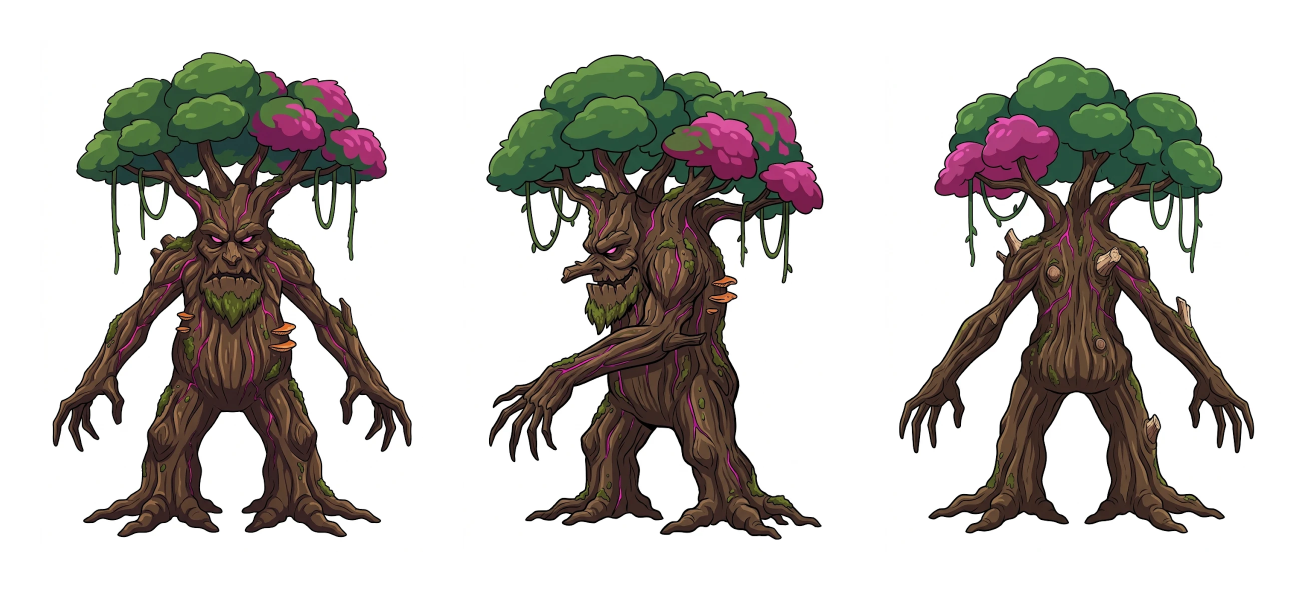
#> input picture docs/renders/espinheira_ia/conceito/folha.png, 2615 x 1184 px (shown at 1/2 size)
$ python face_sheet.py ../docs/renders/espinheira_ia/conceito/folha.png 1.0 1.0 ../docs/renders/espinheira_ia/conceito/folha.png ../docs/renders/espinheira_ia/conceito/folha.png
#> lines starting #> are read from the running program, lines starting #| are printed output that depends on the picture
# Monta a folha de comparação do rosto (requer Pillow).
# python tools/face_sheet.py <render.png> <queixo_z> <altura_cabeca> <referencia.png> <folha.png>
# Desenha as linhas de proporção de um rosto humano adulto sobre o render (câmera de face_compare.py)
# e coloca os rostos de referência ao lado.
import sys
from PIL import Image, ImageDraw

render, chin, H, ref, out = sys.argv[1], float(sys.argv[2]), float(sys.argv[3]), sys.argv[4], sys.argv[5]
PX = 1800 / 0.9            # px por metro (ortho 0,9 m em 1800 px)
im = Image.open(render).convert("RGB")
#> im is the input picture: PIL image 2615x1184 RGB; mean R, G, B 195.5, 191.8, 187.7
cy = im.height / 2         # centro da imagem = queixo + H/2
#> cy = 592


def zpx(frac):
    return cy - (frac - 0.5) * H * PX


# frações da altura queixo->topo do crânio (cânone de Loomis para adulto)
GUIDES = [(1.0, "topo do crânio"), (0.78, "linha do cabelo"), (0.57, "sobrancelhas"), (0.5, "olhos"),
          (0.28, "base do nariz"), (0.2, "boca"), (0.0, "queixo")]
d = ImageDraw.Draw(im)
for frac, label in GUIDES:
    y = zpx(frac)
    d.line([(0, y), (im.width, y)], fill=(90, 200, 255), width=1)
    d.text((6, y - 12), label, fill=(150, 220, 255))
# largura ideal do rosto nas maçãs (~0,62 H) na vista frontal
fx = im.width / 2 - 0.3 * PX     # vista frontal fica 0,3 m à esquerda do centro
#> fx = 707.5
hw = 0.31 * H * PX
for x in (fx - hw, fx + hw):
    d.line([(x, zpx(0.15)), (x, zpx(0.75))], fill=(255, 170, 60), width=1)
d.text((fx - hw, zpx(0.75) - 14), "largura ideal (0,62 H)", fill=(255, 190, 90))

r = Image.open(ref).convert("RGB")
r = r.resize((int(r.width * im.height / r.height), im.height), Image.LANCZOS)
sheet = Image.new("RGB", (r.width + im.width, im.height), (20, 20, 22))
sheet.paste(r, (0, 0))
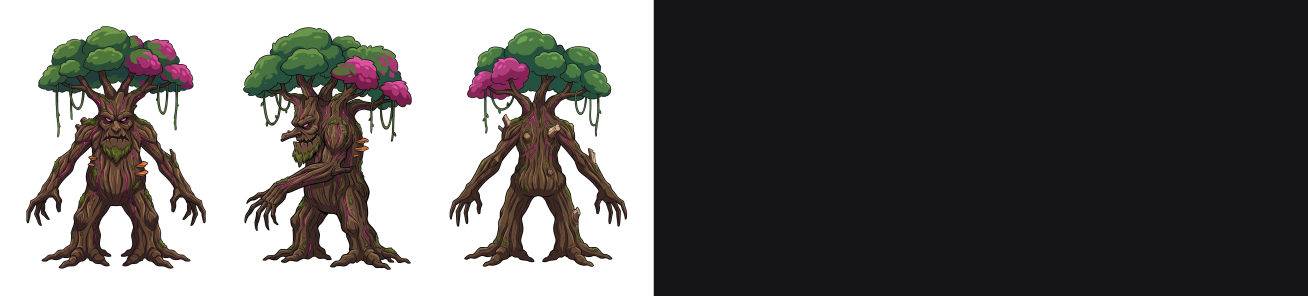
#> sheet: PIL image 5230x1184 RGB (shown at 1/4 size); mean R, G, B 107.8, 105.9, 104.8
sheet.paste(im, (r.width, 0))
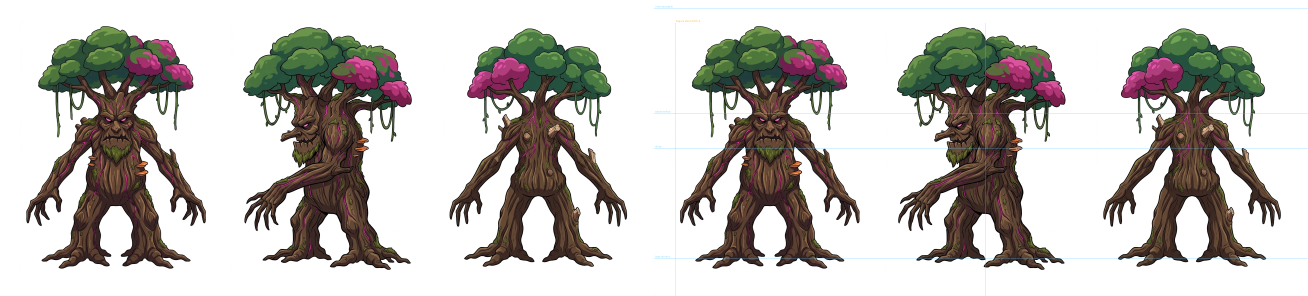
#> sheet: PIL image 5230x1184 RGB (shown at 1/4 size); mean R, G, B 195.3, 191.8, 187.7
ImageDraw.Draw(sheet).text((8, 8), "REFERÊNCIA", fill=(255, 255, 255))
ImageDraw.Draw(sheet).text((r.width + 8, im.height - 18), "MODELO (frente | 3/4 | perfil)", fill=(255, 255, 255))
sheet.save(out)

$ run again, with docs/renders/espinheira_ia/conceito/costas.png copied over docs/renders/espinheira_ia/conceito/folha.png
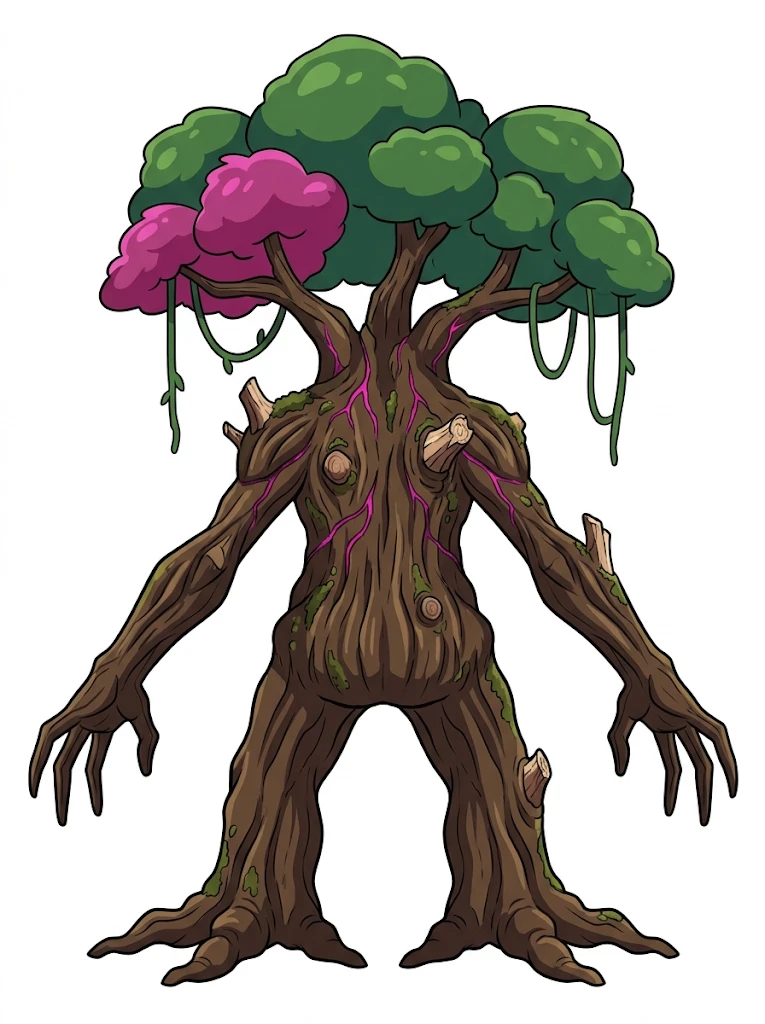
#> input picture docs/renders/espinheira_ia/conceito/costas.png, 765 x 1024 px
#> im is the input picture: PIL image 765x1024 RGB; mean R, G, B 182.3, 178.2, 173
#> `sheet.paste(r, (0, 0))`:
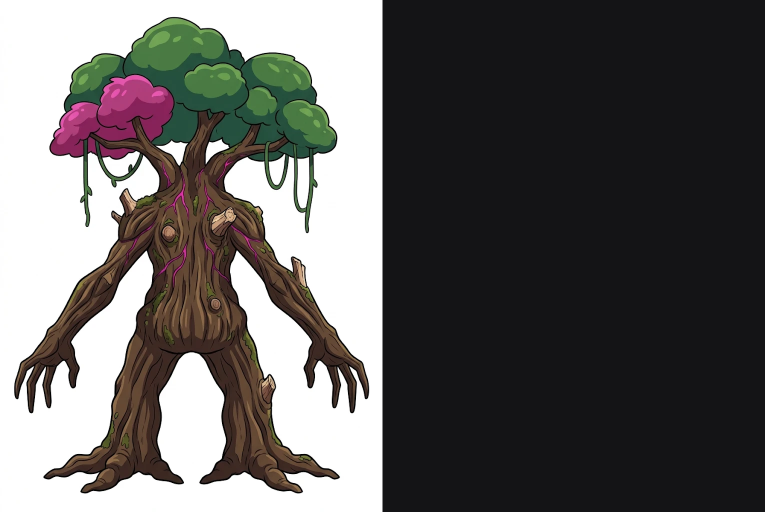
#> sheet: PIL image 1530x1024 RGB (shown at 1/2 size); mean R, G, B 101.2, 99.1, 97.5
#> `sheet.paste(im, (r.width, 0))`:
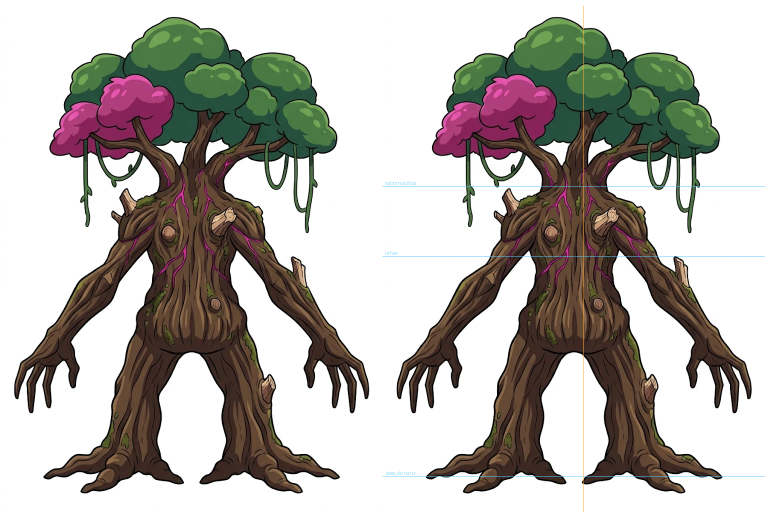
#> sheet: PIL image 1530x1024 RGB (shown at 1/2 size); mean R, G, B 182.3, 178.2, 173.1
